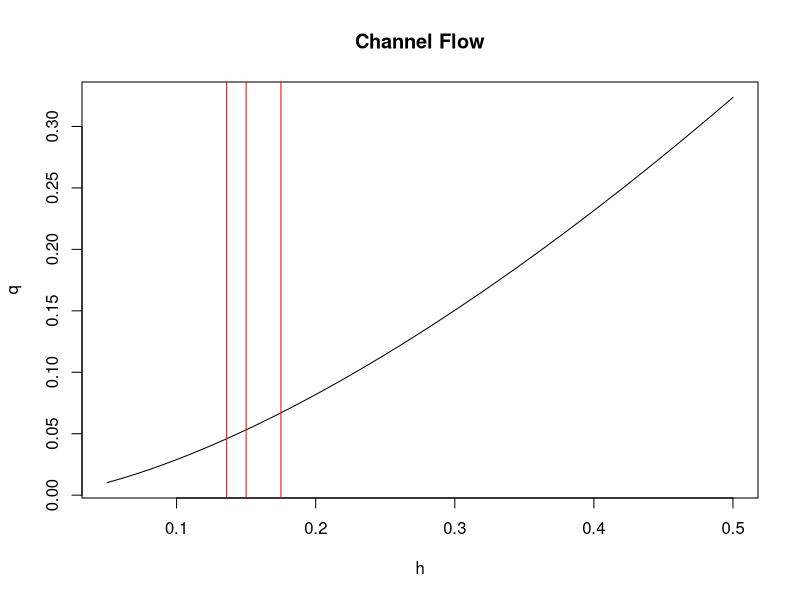
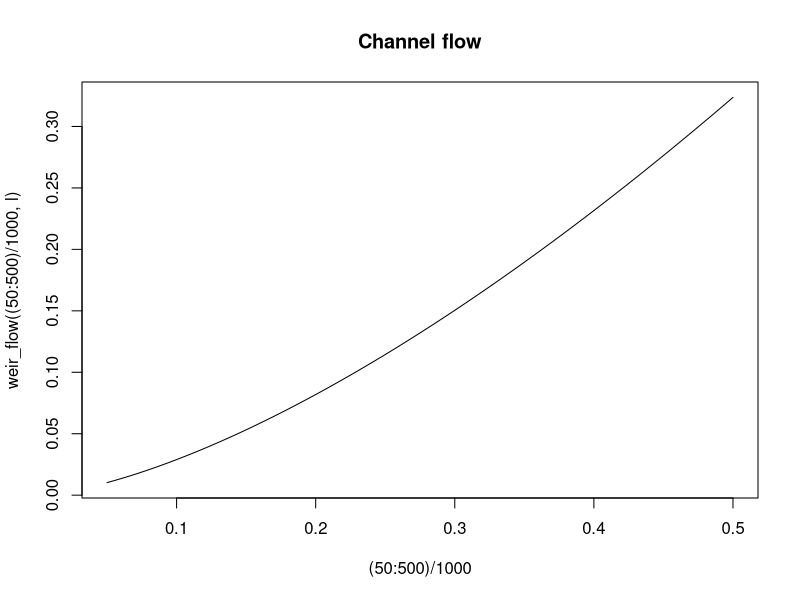

Generate these figures, in order, with R:
# Case Study 0: Channel Flows

# Define constants
Cd <- 0.62
g <- 9.81
l <- 0.5

# 1. What is the flow in the channel in m3/s when the height h = 100mm?
h <- 100 / 1000
q <- (2 / 3) * Cd * sqrt(2 * g) * l * h^(3 / 2)
q

# 2. What is the average flow for these three heights: 150mm, 136mm, 75mm, in litres per second?
h <- c(150, 136, 75) / 1000
q <- (2 / 3) * Cd * sqrt(2 * g) * l * h^(3 / 2) * 1000
q

# 3. Visualise the flow in m3/s for all heights (h) between 50mm and 500mm
h <- (50:500) / 1000
q <- (2 / 3) * Cd * sqrt(2 * g) * l * h^(3 / 2)
plot(h, q, type = "l", main = "Channel Flow")
abline(v = c(150, 136, 175) / 1000, col = "red")

# Advanced method
weir_flow <- function(h, l, Cd = 0.62, g = 9.81) {
    (2 / 3) * Cd * sqrt(2 * g) * l * h^(3 / 2)
}

weir_flow(.1, l)
weir_flow(c(150, 136, 75) / 1000, l)
plot((50:500) / 1000, weir_flow((50:500) / 1000, l), type = "l", main = "Channel flow")
